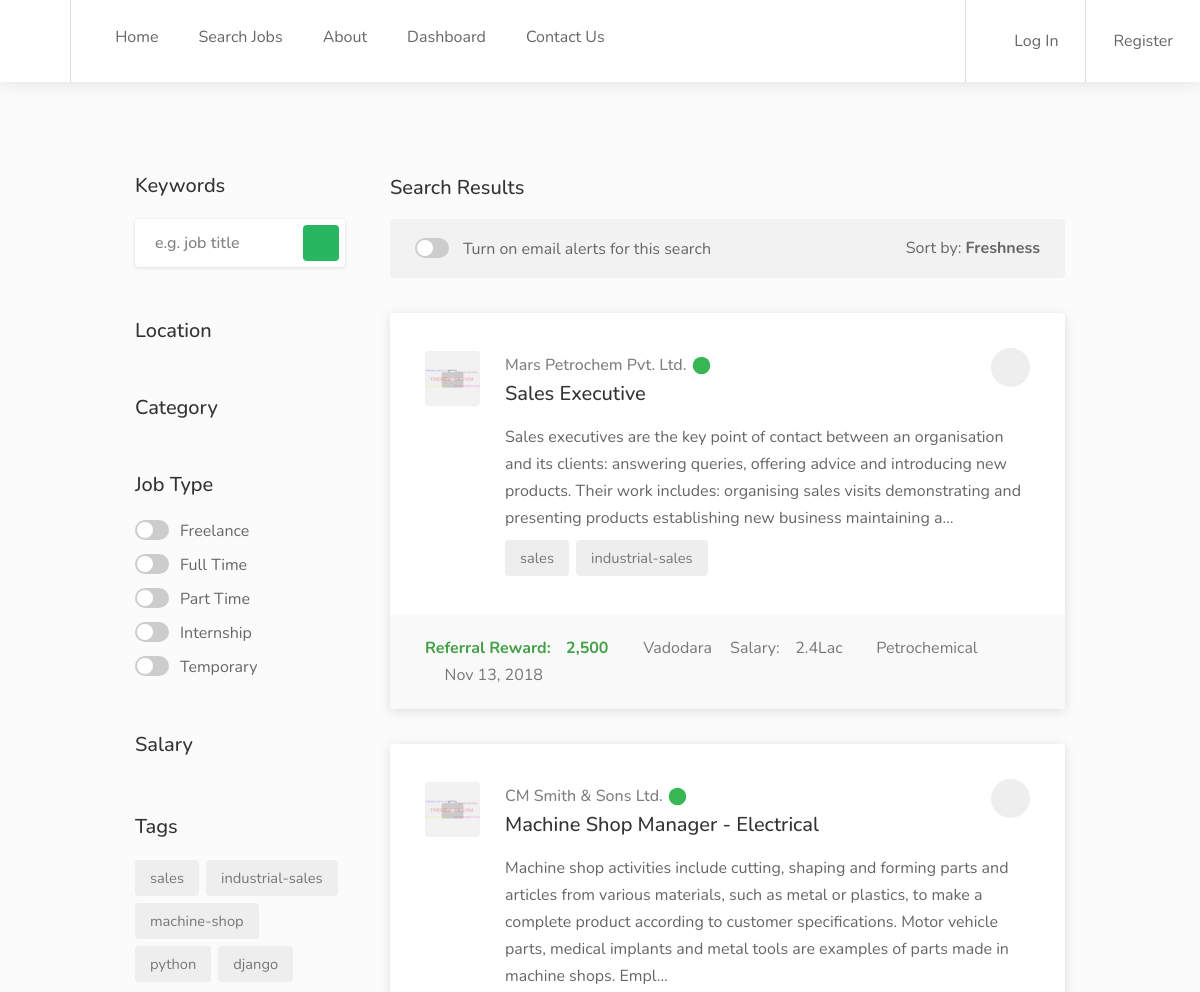
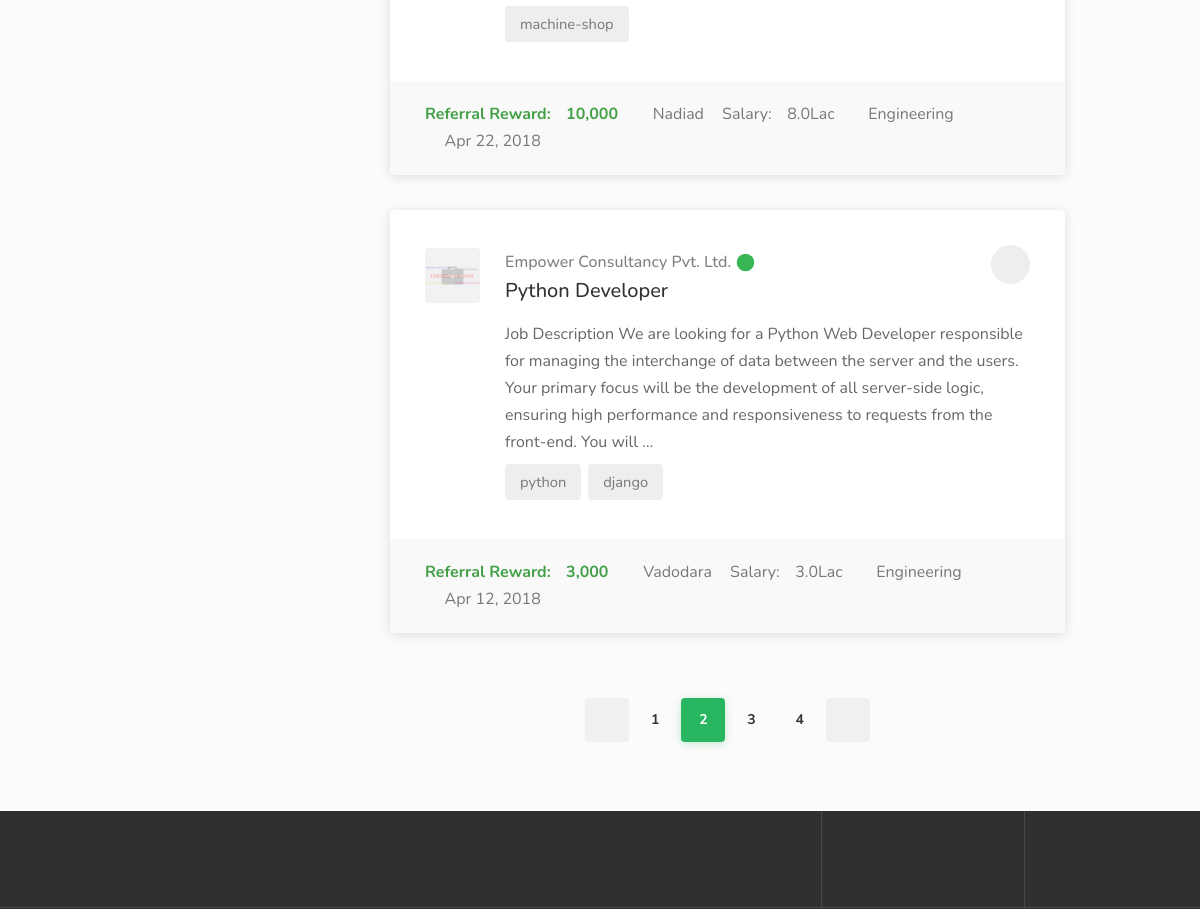
Page /job/ (upper part) on the earlier database version (2 pictures, top to bottom).
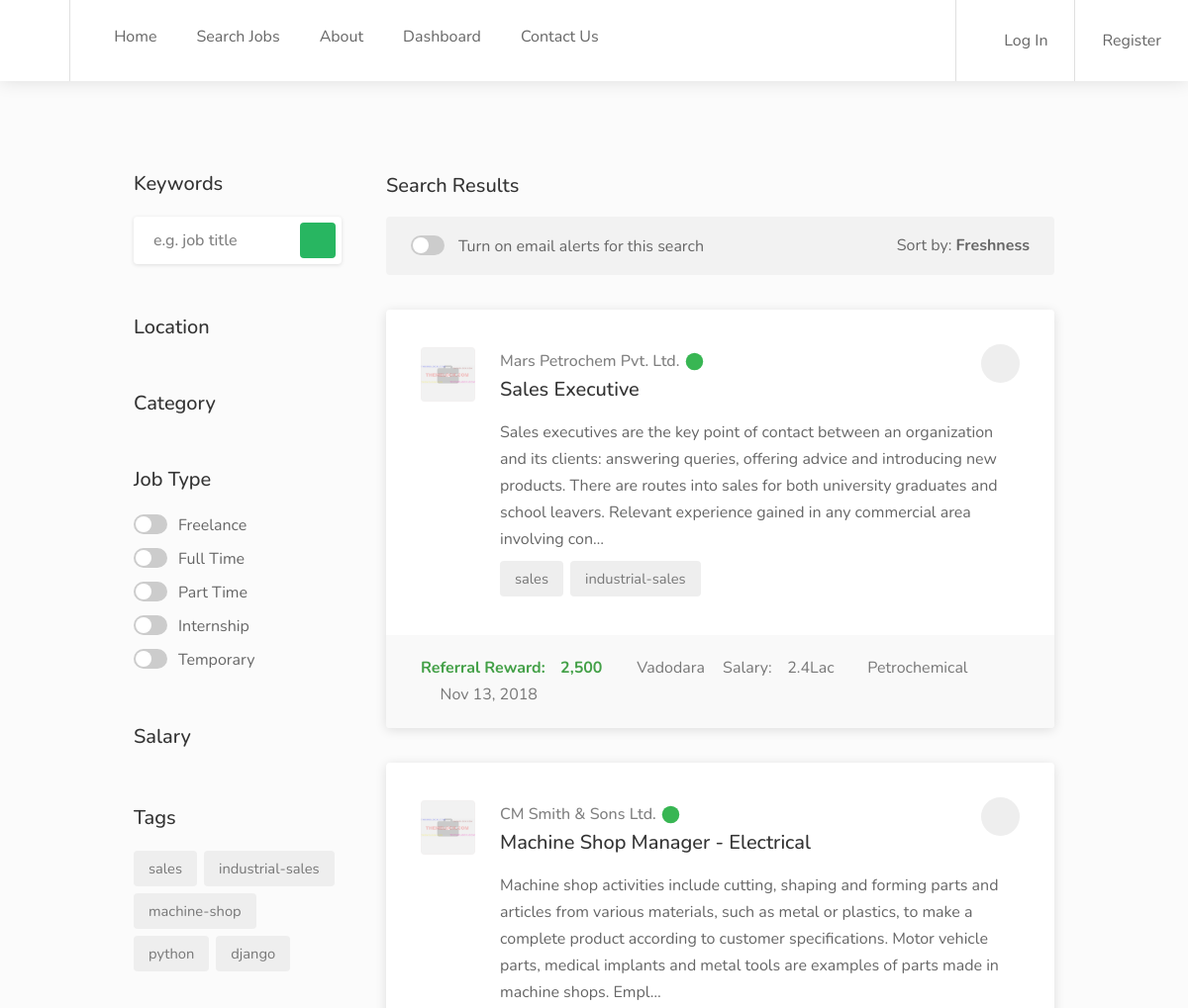
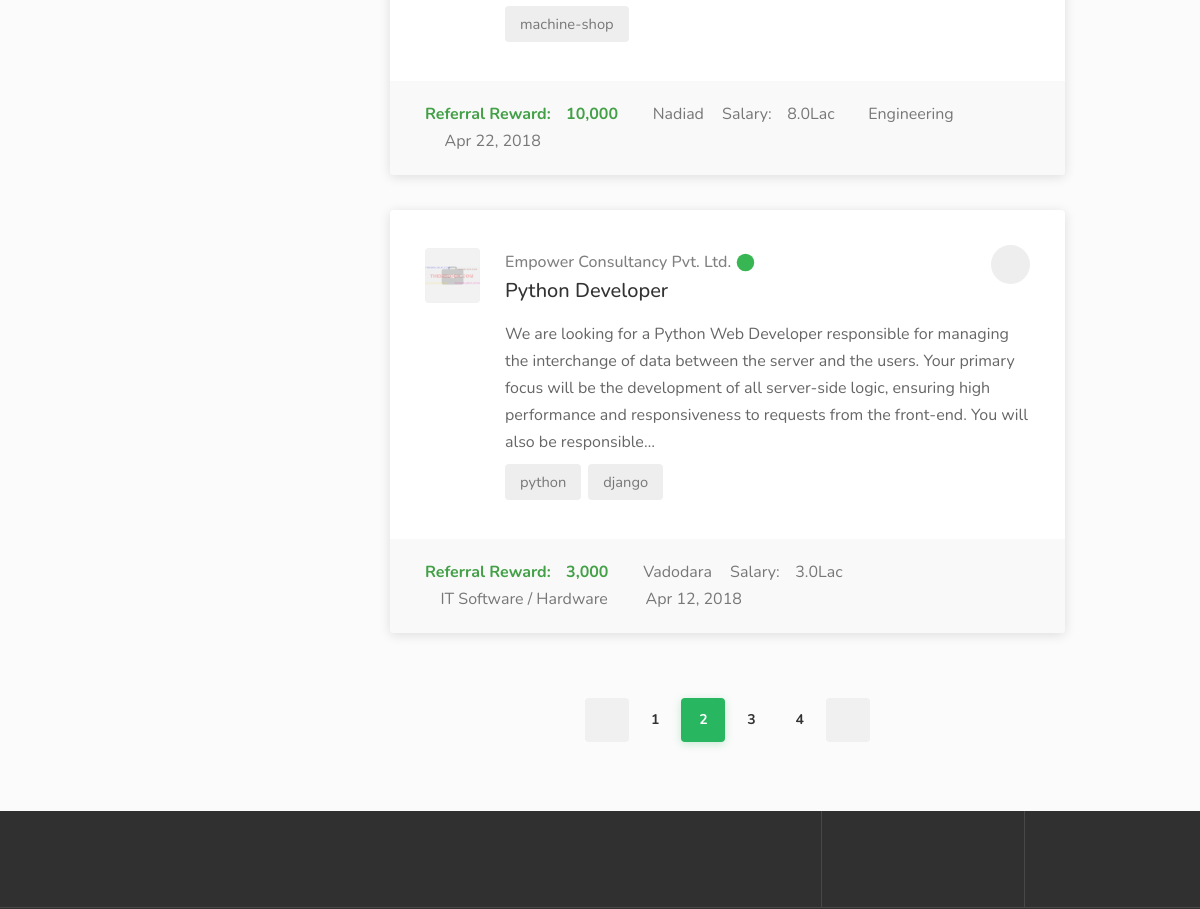
Same page on the later database version (2 pictures, top to bottom).
### jobopening/models.py (models this page shows, shortened)
class Jobopening(models.Model):
    assign_recruiter = models.ForeignKey(
        AUTH_USER_MODEL,
        on_delete=models.CASCADE,
        related_name="Recruiter_Handling",
        null=True,
        blank=True,
    )
    job_title = models.CharField(max_length=50, verbose_name='Designation', editable=True)
    slug = models.SlugField(max_length=40)
    company_name = models.ForeignKey(CompanyProfile, on_delete=models.CASCADE, verbose_name='Company Name')
    job_location = models.ForeignKey(JobLocation, on_delete=models.CASCADE, verbose_name='Job Location')
    job_location_sample = models.CharField(choices=JOB_LOCATION_CHOICES, max_length=20, null=True,
                                           verbose_name='Sample Job Location')
    experience = models.DecimalField(decimal_places=1, max_digits=5, null=True, verbose_name='Experience')
    skill = models.CharField(max_length=100, verbose_name='Skills')
    qualification = models.CharField(choices=QUALIFICATION_CHOICES, max_length=100, verbose_name='Qualification')
    min_salary_budget = models.DecimalField(decimal_places=1, max_digits=10, null=True, verbose_name='Min. Salary Criteria')
    max_salary_budget = models.DecimalField(decimal_places=1, max_digits=10, null=True, verbose_name='Max. Salary Criteria')
    referral_reward = models.DecimalField(decimal_places=0, max_digits=10, null=True, verbose_name='Referral Amount')
    industry = models.ForeignKey(Industry, null=True, blank=True)
    functional_area = models.ForeignKey(FunctionalArea, null=True, blank=True)
    default_industry = models.ForeignKey(DefaultIndustry, null=True, blank=True)
    role_category = models.CharField(max_length=50, verbose_name='Role Category')
    employment_type = models.CharField(max_length=50, verbose_name='Employment Type')
    job_description = models.TextField(verbose_name='Job Summary', null=True, blank=True)
    job_objective = models.TextField(verbose_name='Job Objectives', null=True, blank=True)
    must_have_skills = models.TextField(verbose_name='Must Have Skills', null=True, blank=True)
    nice_to_have = models.CharField(max_length=500, verbose_name='Nice To Have', null=True)
    job_created = models.DateTimeField(auto_created=True, null=True)
    active = models.BooleanField(default=True)
    Questions = models.ManyToManyField(ApplicationQuestions, default=None, verbose_name='Application Questionnaires')
    objects = JobOpeningManager()
    tags = TaggableManager()
    class Meta:
        ordering = ["-job_created"]
    def get_absolute_url(self):
        return reverse('job-detail', kwargs={'slug': self.slug})

class Industry(models.Model):
    industry = models.CharField(max_length=30)
    slug = models.SlugField()
    def __str__(self):
        return self.industry
    class Meta:
        ordering = ["id"]

class JobLocation(models.Model):
    job_location = models.CharField(max_length=20)
    slug = models.SlugField()
    def __str__(self):
        return self.job_location
    class Meta:
        ordering = ["id"]

### employer/models.py (models this page shows, shortened)
class CompanyProfile(models.Model):
    company = models.CharField(max_length=50)
    slug = models.SlugField(max_length=40)
    company_profile = models.TextField()
    company_location = models.CharField(choices=JOB_LOCATION_CHOICES, max_length=50)
    company_website = models.URLField(verbose_name='Website', default=None)
    founded_year = models.PositiveIntegerField(null=True, blank=True)
    total_employees = models.PositiveIntegerField(null=True, blank=True)
    company_review = models.DecimalField(decimal_places=1, max_digits=2, null=True, blank=True, help_text="Rate Company Out Of Five")
    company_date_created = models.DateTimeField(auto_created=True)
    def __str__(self):
        return self.company

### jobopening/views.py (the view, shortened to what this page needs)
# urls.py: url(r'^job/$', JobopeningListView.as_view(), name='jobopening-list'),
class JobopeningListView(TagMixin, FormMixin, ListView):
    model = Jobopening
    form_class = ReferCandidateForm
    context_object_name = 'opening'
    template_name = "new_theme/jobs-list-layout-2.html"
    ordering = ['-job_created']
    def get_context_data(self, **kwargs):
        context = super(JobopeningListView, self).get_context_data(kwargs)
        context.update({
            'industry': Industry.objects.all(),
            'function_area': FunctionalArea.objects.all(),
            'location': JobLocation.objects.all(),
            'questions': ApplicationQuestions.objects.all(),
            'form': self.get_form(),
            'query': self.request.GET.get('q')
        })
        return context
    def get_queryset(self):
        queryset_list = Jobopening.objects.all()
        query = self.request.GET.get("q")
        if query:
            queryset_list = queryset_list.filter(
                Q(job_title__icontains=query) |
                Q(job_location__slug__icontains=query)
            ).distinct()
        return queryset_list

### jobseeker/forms.py
class ReferCandidateForm(forms.ModelForm):
    class Meta:
        model = ReferCandidate
        fields = ['refer_for_the_post_of', 'candidate_name', 'contact_number', 'alternate_number', 'email', 'gender',
                  'current_designation',
                  'current_company_name', 'present_location', 'preferred_location', 'experience', 'notice_period',
                  'skill', 'qualification', 'present_salary', 'expected_salary', 'industry', 'functional_area',
                  'employment_type', ]
        exclude = ('resume_created',)

### jobopening/models.py (called while the page is built)
    def active(self):
        return self.filter(active=True)

    def get_queryset(self):
        return JobOpeningQueryset(self.model, using=self._db)

    def all(self, **kwargs):
        return self.get_queryset().active()

### jobopening/views.py (called while the page is built)
    def get_context_data(self, kwargs):
        context = super(TagMixin, self).get_context_data(**kwargs)
        context['tags'] = Tag.objects.distinct()
        return context

### templates/new_theme/jobs-list-layout-2.html (shortened to what the changed rows need)
{% extends 'base.html' %}
{% load static %}
{% load bootstrap3 %}
{% load humanize %}
{% block content %}
    <body class="gray">
    <div id="wrapper">
        <div class="container">
            <div class="row">
                <div class="col-xl-9 col-lg-8 content-left-offset">
                    <div class="listings-container margin-top-35">
                        {% for job in object_list %}
                            <a href="{{ job.get_absolute_url }}" class="job-listing">
                                <div class="job-listing-details">
                                    <div class="job-listing-company-logo">
                                        <img src="{% static 'new_theme/images/company-logo-05.png' %}" alt="">
                                    </div>
                                    <div class="job-listing-description">
                                        <h4 class="job-listing-company">{{ job.company_name }} <span
                                                class="verified-badge"
                                                title="Verified Employer"
                                                data-tippy-placement="top"></span>
                                        </h4>
                                        <h3 class="job-listing-title">{{ job.job_title }}</h3>
                                        <p class="job-listing-text">{{ job.job_description | truncatechars:300 }}</p>
                                        <div class="tags-container margin-top-8">
                                            {% for job_tag in job.tags.all %}
                                                <div class="tag">
                                                    <label>{{ job_tag.name }}</label>
                                                </div>
                                            {% endfor %}
                                        </div>
                                    </div>
                                    <span class="bookmark-icon"></span>
                                </div>
                                <div class="job-listing-footer">
                                    <ul>
                                        <li style="color: #43A047"><strong>Referral Reward:<i
                                                class="icon-line-awesome-rupee"></i>{{ job.referral_reward | intcomma }}
                                        </strong>
                                        </li>
                                        <li><i class="icon-material-outline-location-on"></i> {{ job.job_location }}
                                        </li>
                                        <li>Salary:<i class="icon-line-awesome-rupee"></i>{{ job.max_salary_budget }}Lac
                                        </li>
                                        <li><i class="icon-material-outline-business"></i>{{ job.industry }}</li>
                                        <li>
                                            <i class="icon-material-outline-access-time"></i> {{ job.job_created|date:"M d, Y" }}
                                        </li>
                                    </ul>
                                </div>
                            </a>
                        {% endfor %}
                    </div>
                </div>
            </div>
        </div>
    </div>
{% endblock %}

Differences in the rows shown:
changed Jobopening "Sales Executive": job_description "…of contact between an organisation and its clients: answering queries, offering advice and introducing new products. Their work includes: organising sales visits demonstrating and presenting products establishing new business maintaining a…" → "…of contact between an organization and its clients: answering queries, offering advice and introducing new products. There are routes into sales for both university graduates and school leavers. Relevant experience gained in any commercial area involving con…"
changed Jobopening "Python Developer": job_description "Job Description We are looking for a Python Web Developer responsible for managing the interchange of data between the server and the users. Your primary focus will be the development of all server-side logic, ensuring high performance and responsiveness to requests from the front-end. You will …" → "We are looking for a Python Web Developer responsible for managing the interchange of data between the server and the users. Your primary focus will be the development of all server-side logic, ensuring high performance and responsiveness to requests from the front-end. You will also be responsible…"; industry "Engineering" → "IT Software / Hardware"
